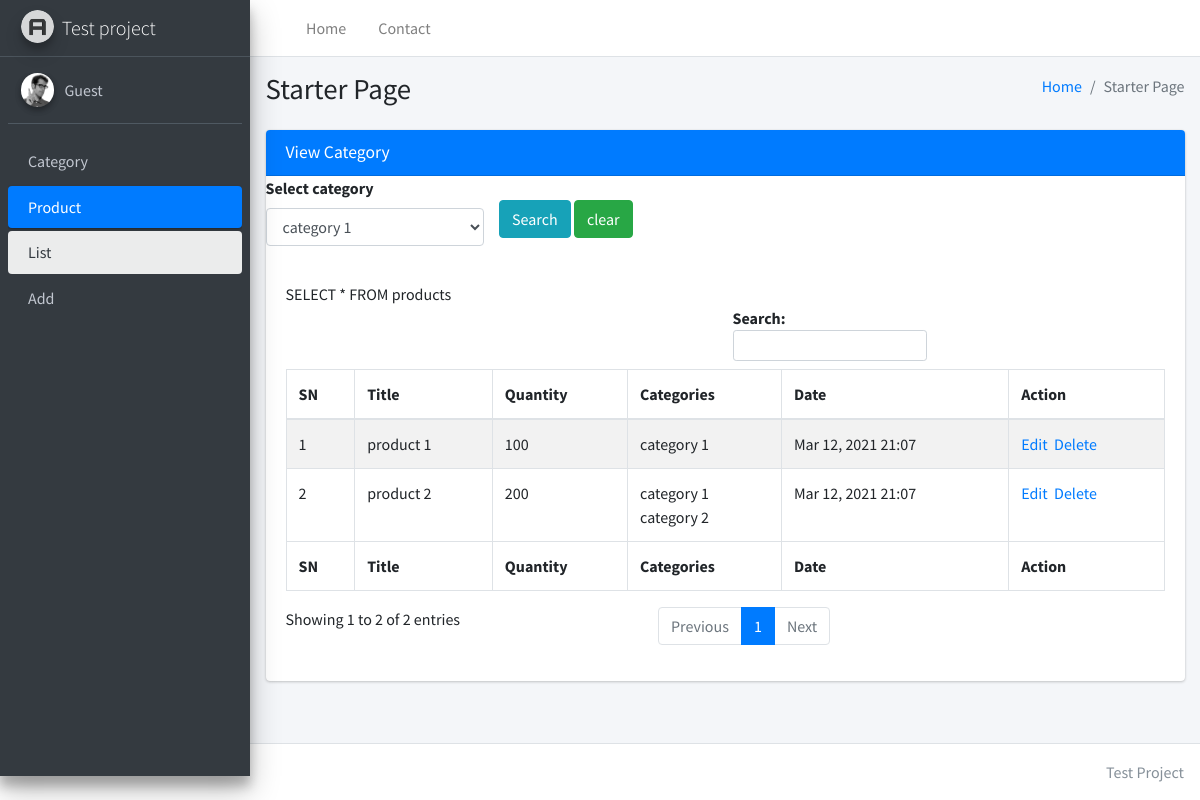
/product/list.php, run on the app's committed database.
### tables this page shows
CREATE TABLE `products` (
  `id` bigint(20) NOT NULL,
  `title` varchar(255) NOT NULL,
  `quantity` bigint(20) NOT NULL,
  `created_date` datetime NOT NULL DEFAULT current_timestamp(),
  `created_by` bigint(20) NOT NULL
);

CREATE TABLE `product_categories` (
  `id` bigint(20) NOT NULL,
  `product_id` bigint(20) NOT NULL,
  `category_id` bigint(20) NOT NULL
);

CREATE TABLE `categories` (
  `id` bigint(20) NOT NULL,
  `title` varchar(255) NOT NULL,
  `created_date` datetime NOT NULL DEFAULT current_timestamp(),
  `created_by` bigint(20) NOT NULL
);

### product/list.php (the view, shortened to what this page needs)
<?php include('../autoload.php');
$Helper = new Helper;
?>
<?php include(ROOT_DIR . 'includes/header.php'); ?>
<?php include(ROOT_DIR . 'includes/sidebar.php'); ?>
<div class="content-wrapper">
    <?php $Helper->breadcum(); ?>
    <div class="content">
        <div class="container-fluid">
            <div class="row">
                <div class="col-lg-12">
                    <div class="card card-primary">
                        <div class="card-header">
                            <h3 class="card-title">View Category</h3>
                        </div>
                        <form action="" method="post">
                            <div class="row">
                                <div class="col-3">
                                    <div class="form-group">
                                        <label>Select category</label>
                                        <select name="category_id" id="" class="form-control" required>
                                            <?php
                                            $sql = "SELECT * FROM categories";
                                            $result = $conn->query($sql);
                                            while ($category = $result->fetch_assoc()) : ?>
                                                <option value="<?= $category['id'] ?>"><?= $category['title']; ?></option>
                                            <?php endwhile; ?>
                                        </select>
                                    </div>
                                </div>
                                <div class="col-3">
                                    <button type="submit" name="search_prod" value="some" class="btn btn-info mt-4">Search</button>
                                    <a href="list.php"><button type="button" class="btn btn-success mt-4">clear</button></a>
                                </div>
                                <div class="col-3"></div>
                                <div class="col-3"></div>
                            </div>
                        </form>
                        <form action="" method="post">
                            <div class="card-body">
                                <table id="example1" class="table table-bordered table-striped">
                                    <thead>
                                        <tr>
                                            <th>SN</th>
                                            <th>Title</th>
                                            <th>Quantity</th>
                                            <th>Categories</th>
                                            <th>Date</th>
                                            <th>Action</th>
                                        </tr>
                                    </thead>
                                    <tbody>
                                        <?php
                                        $sql = "SELECT * FROM products";
                                        $result = $conn->query($sql);
                                        $ginti = 1;
                                        while ($product = $result->fetch_assoc()) :
                                            $product_id = $product['id'];
                                            $sql2 = "SELECT * FROM product_categories INNER JOIN categories ON product_categories.category_id = categories.id WHERE product_id= $product_id ";
                                            $result2 = $conn->query($sql2); ?>
                                            <tr>
                                                <td><?= $ginti; ?></td>
                                                <td><?= $product['title'] ?></td>
                                                <td><?= $product['quantity'] ?></td>
                                                <td>
                                                    <?php
                                                    while ($category_data = $result2->fetch_assoc()) :
                                                        echo $category_data['title'] . '<br>';
                                                    endwhile;
                                                    ?>
                                                </td>
                                                <td><?= date('M d, Y H:i', strtotime($product['created_date'])) ?></td>
                                                <td><a href="edit.php?id=<?= $product['id'] ?>">Edit</a>&nbsp;&nbsp;<a href="delete.php?id=<?= $product['id'] ?>">Delete</a>
                                                </td>
                                            </tr>
                                            <?php $ginti++; ?>
                                        <?php endwhile; ?>
                                    </tbody>
                                    <tfoot>
                                        <tr>
                                            <th>SN</th>
                                            <th>Title</th>
                                            <th>Quantity</th>
                                            <th>Categories</th>
                                            <th>Date</th>
                                            <th>Action</th>
                                        </tr>
                                    </tfoot>
                                </table>
                            </div>
                        </form>
                    </div>
                </div>
            </div>
        </div>
    </div>
</div>
<?php include(ROOT_DIR . 'includes/footer.php');

### includes/header.php (shortened to what this page needs)
<!DOCTYPE html>
<html lang="en">
<head>
    <link rel="stylesheet" src="<?= SITE_URL ?>plugins/fontawesome-free/css/all.min.css">
    <link rel="stylesheet" src="<?= SITE_URL ?>plugins/datatables-bs4/css/dataTables.bootstrap4.min.css">
    <link rel="stylesheet" src="<?= SITE_URL ?>plugins/datatables-responsive/css/responsive.bootstrap4.min.css">
    <link rel="stylesheet" src="<?= SITE_URL ?>plugins/datatables-buttons/css/buttons.bootstrap4.min.css">
    <link rel="stylesheet" href="<?= SITE_URL ?>dist/css/adminlte.min.css">
</head>
<body class="hold-transition sidebar-mini">
    <div class="wrapper">
        <nav class="main-header navbar navbar-expand navbar-white navbar-light">
            <ul class="navbar-nav">
                <li class="nav-item">
                    <a class="nav-link" data-widget="pushmenu" href="#" role="button"><i class="fas fa-bars"></i></a>
                </li>
                <li class="nav-item d-none d-sm-inline-block">
                    <a href="index3.html" class="nav-link">Home</a>
                </li>
                <li class="nav-item d-none d-sm-inline-block">
                    <a href="#" class="nav-link">Contact</a>
                </li>
            </ul>
        </nav>

### includes/sidebar.php (shortened to what this page needs)
<aside class="main-sidebar sidebar-dark-primary elevation-4">
    <a href="index3.html" class="brand-link">
        <img src="<?= SITE_URL ?>dist/img/AdminLTELogo.png" alt="AdminLTE Logo" class="brand-image img-circle elevation-3" style="opacity: .8">
        <span class="brand-text font-weight-light">Test project</span>
    </a>
    <div class="sidebar">
        <div class="user-panel mt-3 pb-3 mb-3 d-flex">
            <div class="image">
                <img src="<?= SITE_URL ?>dist/img/user2-160x160.jpg" class="img-circle elevation-2" alt="User Image">
            </div>
            <div class="info">
                <a href="#" class="d-block">Guest</a>
            </div>
        </div>
        <nav class="mt-2">
            <ul class="nav nav-pills nav-sidebar flex-column" data-widget="treeview" role="menu" data-accordion="false">
                <li class="nav-item <?= (strpos($_SERVER['REQUEST_URI'], 'category') > 0) ? 'menu-open' : ''; ?> ">
                    <a href="#" class="nav-link <?= (strpos($_SERVER['REQUEST_URI'], 'category') > 0) ? 'active' : ''; ?>">
                        <p>
                            Category
                        </p>
                    </a>
                </li>
                <li class="nav-item <?= (strpos($_SERVER['REQUEST_URI'], 'product') > 0) ? 'menu-open' : ''; ?>">
                    <a href="#" class="nav-link <?= (strpos($_SERVER['REQUEST_URI'], 'product') > 0) ? 'active' : ''; ?>">
                        <p>
                            Product
                        </p>
                    </a>
                    <ul class="nav nav-treeview">
                        <li class="nav-item">
                            <a href="<?= SITE_URL . 'product/list.php' ?>" class="nav-link <?= (strpos($_SERVER['REQUEST_URI'], 'product/list') > 0) ? 'active' : ''; ?>">
                                <p>List</p>
                            </a>
                        </li>
                        <li class="nav-item">
                            <a href="<?= SITE_URL . 'product/add.php' ?>" class="nav-link <?= (strpos($_SERVER['REQUEST_URI'], 'product/add') > 0) ? 'active' : ''; ?>">
                                <p>Add</p>
                            </a>
                        </li>
                    </ul>
                </li>
            </ul>
        </nav>
    </div>
</aside>

### includes/helpers.php (shortened to what this page needs)
<?php
class Helper
{
    public function breadcum()
    {
?>
        <div class="content-header">
            <div class="container-fluid">
                <div class="row mb-2">
                    <div class="col-sm-6">
                        <h1 class="m-0">Starter Page</h1>
                    </div>
                    <div class="col-sm-6">
                        <ol class="breadcrumb float-sm-right">
                            <li class="breadcrumb-item"><a href="#">Home</a></li>
                            <li class="breadcrumb-item active">Starter Page</li>
                        </ol>
                    </div>
                </div>
            </div>
        </div>
<?php
    }
}

### includes/footer.php (shortened to what this page needs)
<footer class="main-footer">
    <div class="float-right d-none d-sm-inline">
        Test Project
    </div>
</footer>
</div>
</body>
</html>

### data on the page
products: title "product 1", quantity "100", created_date "Mar 12, 2021 21:07"
product_categories: category.title "category 1"
products: title "product 2", quantity "200", created_date "Mar 12, 2021 21:07"
product_categories: category.title "category 1"
product_categories: category.title "category 2"

### other printed values
form field category_id "category 1"
